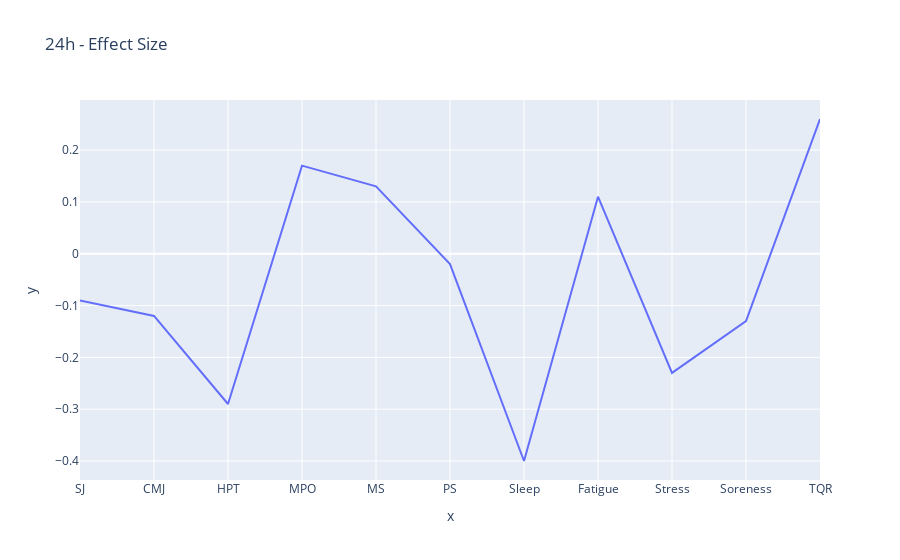

Here is the notebook cell this chart was saved with:
### Code cell
import plotly.express as px

fig = px.line(x=["SJ","CMJ","HPT","MPO","MS","PS","Sleep","Fatigue","Stress","Soreness","TQR"], y=[-0.09,-0.12,-0.29,0.17,0.13,-0.02,-0.40,0.11,-0.23,-0.13,0.26], title="24h - Effect Size")
print(fig)
fig.show()

### Figure 1 — Plotly figure (JSON) as saved in the notebook; plotly's stock layout.template omitted (floating-point values rounded to 4 significant figures)
{"data": [{"hovertemplate": "x=%{x}<br>y=%{y}<extra></extra>", "legendgroup": "", "line": {"color": "#636efa", "dash": "solid"}, "mode": "lines", "name": "", "orientation": "v", "showlegend": false, "type": "scatter", "x": ["SJ", "CMJ", "HPT", "MPO", "MS", "PS", "Sleep", "Fatigue", "Stress", "Soreness", "TQR"], "xaxis": "x", "y": [-0.09, -0.12, -0.29, 0.17, 0.13, -0.02, -0.4, 0.11, -0.23, -0.13, 0.26], "yaxis": "y"}], "layout": {"legend": {"tracegroupgap": 0}, "title": {"text": "24h - Effect Size"}, "xaxis": {"anchor": "y", "domain": [0, 1], "title": {"text": "x"}}, "yaxis": {"anchor": "x", "domain": [0, 1], "title": {"text": "y"}}}}
